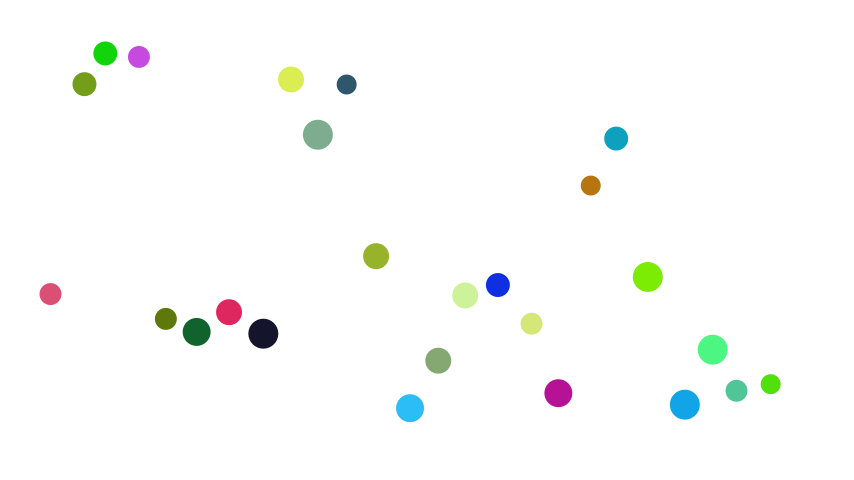
Frame 1 (no input)
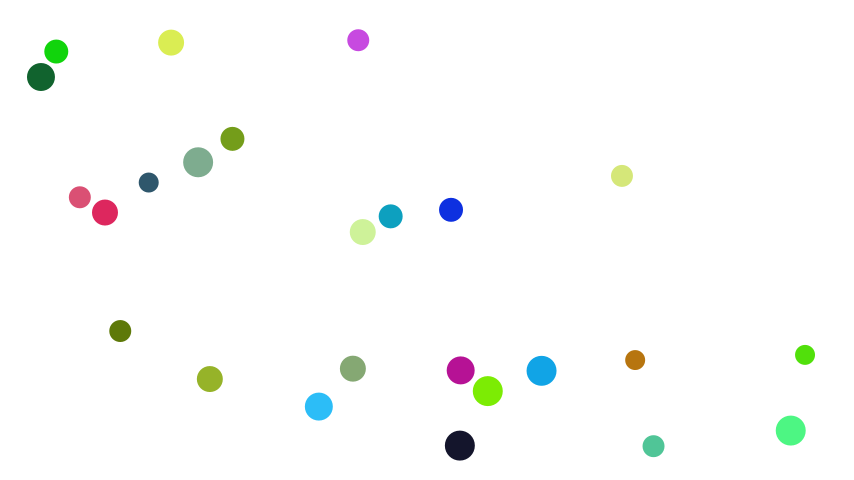
Frame 60 (the mouse pressed at the canvas centre just before this capture)
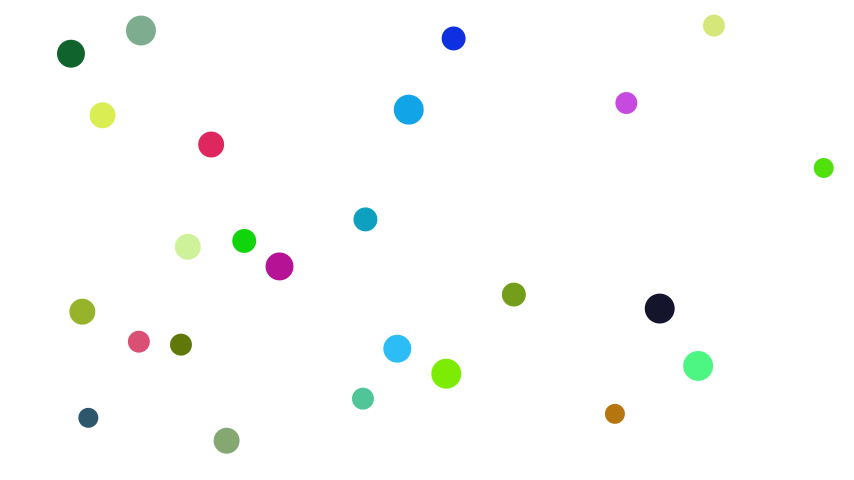
Frame 120 (the mouse held since frame 60 and released just before this capture)

The Processing sketch that drew these frames (run headless with seeded random() and noise(); from frame 60 on, the mouse is pressed at the canvas centre):

// Processing sketch: Chain_Reaction
// ── Chain_Reaction.pde
float spring = 0.05;
float friction = -0.9;
Ball[] balls = new Ball[25];

void setup() {
  size(854,480);
  for (int x = 0; x < 25; x += 1) {
    balls[x] = new Ball(50 + (x * 30), random(50,430));
    balls[x].others = new Ball[24];
  }
  for (int x = 0; x < 25; x += 1){
    for (int i = 0; i < x; i += 1){
      balls[x].others[i] = balls[i];
    }
    for (int i = x + 1; i < 24; i += 1){
      balls[x].others[i] = balls[i];
    }
  }
  noStroke();
}

void draw() {
  background(255);
  for (Ball ball : balls) {
    ball.wallCollide();
    ball.move();
    for (int x = 0; x < 24; x += 1){
      float dist = dist(ball.xpos,ball.ypos,balls[x].xpos,balls[x].ypos);
      if (dist <= float(ball.rad + balls[x].rad)){
        float tempXDir = ball.xdir;
        float tempYDir = ball.ydir;
        float tempXSpeed = ball.xspeed;
        float tempYSpeed = ball.yspeed;
        
        ball.xdir = balls[x].xdir;
        balls[x].xdir = tempXDir;
        ball.ydir = balls[x].ydir;
        balls[x].ydir = tempYDir;
        ball.xspeed = balls[x].xspeed;
        balls[x].xspeed = tempXSpeed;
        ball.yspeed = balls[x].yspeed;
        balls[x].yspeed = tempYSpeed;
       }
    }
    ball.display();
  }
}
// ── Ball.pde
class Ball {
  
  float xpos,ypos;
  float xdir,ydir;
  int rad;
  color c;
  float xspeed,yspeed;
  Ball[] others;
  
  Ball(){
    xpos = random(50,804);
    ypos = random(50,430);
    rad = int(random(10,16));
    c = color(random(255),random(255),random(255));
    xspeed = 5;
    yspeed = 5;
    xdir = random(-1,1);
    ydir = random(-1,1);
  }
  
  Ball(float newX, float newY){
    this();
    xpos = newX;
    ypos = newY;
  }
  
  void display(){
    fill(c);
    ellipse(xpos,ypos,rad * 2, rad * 2);
  }
  
  void move(){
    xpos += xspeed * xdir;
    ypos += yspeed * ydir;
  }
  
  void wallCollide(){
    if (xpos - rad - 10 <= 0){
      xdir *= -1;
    }
    if (xpos + rad + 10 >= 854){
      xdir *= -1;
    }
    if (ypos - rad - 10 <= 0){
      ydir *= -1;
    }
    if (ypos + rad + 10 >= 480){
      ydir *= -1;
    }
  }
}
